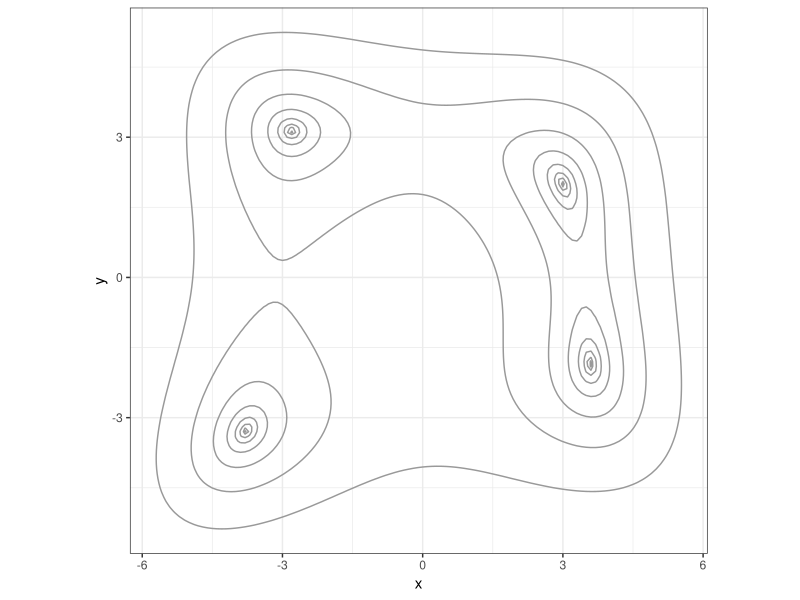
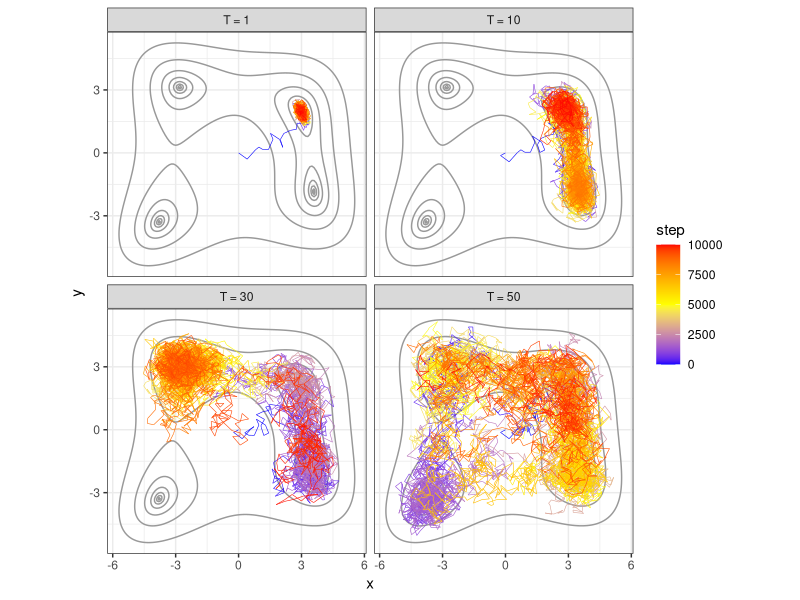
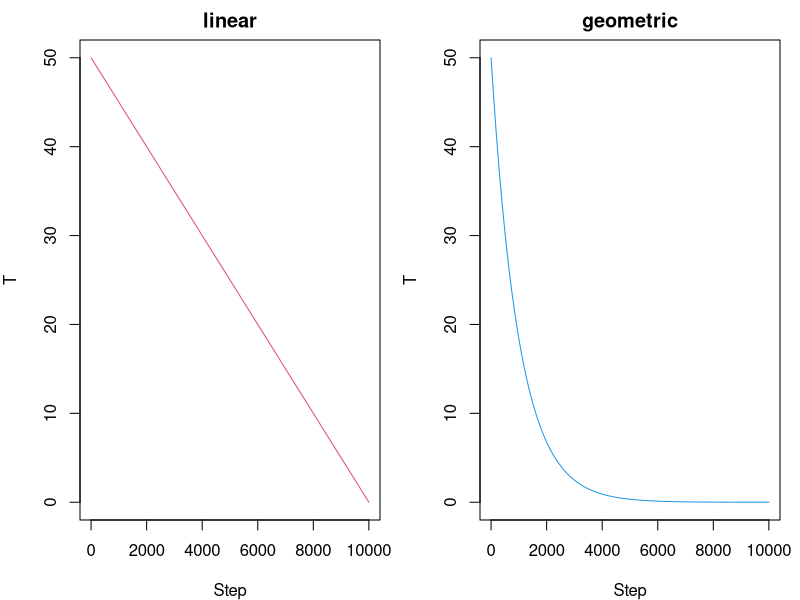
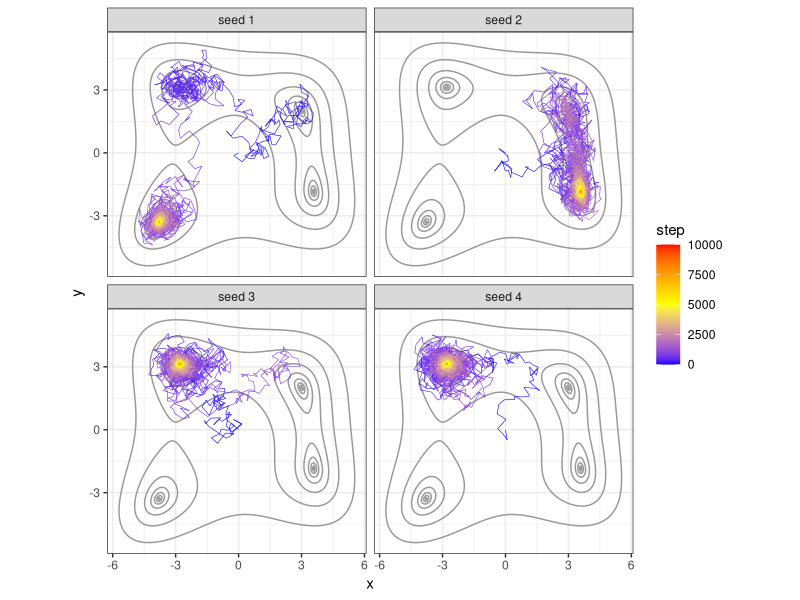
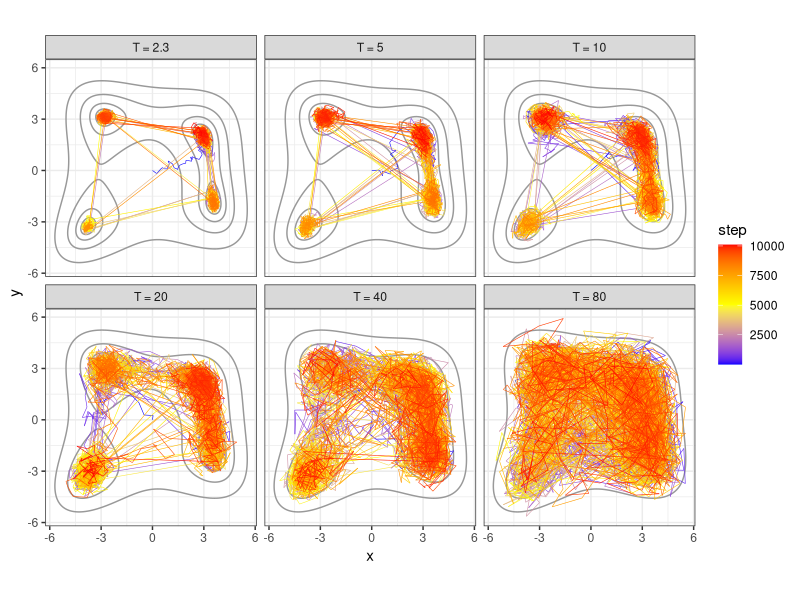
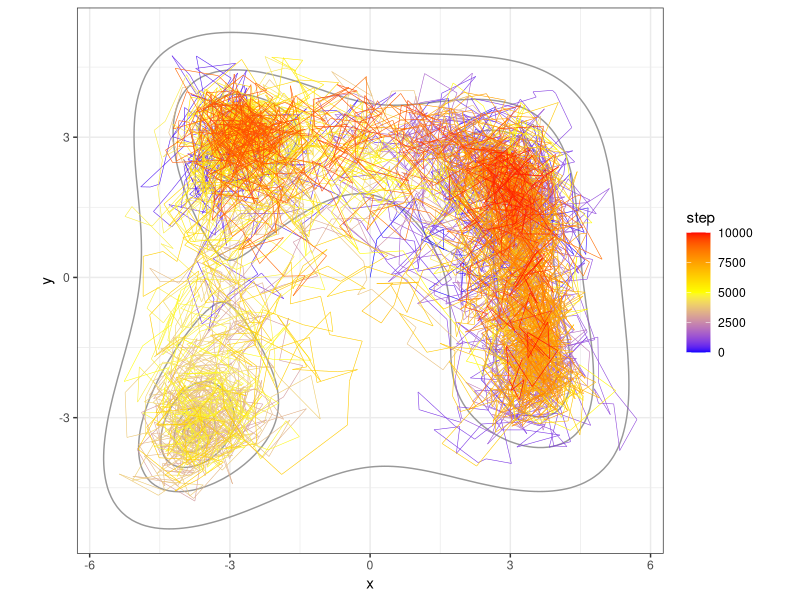
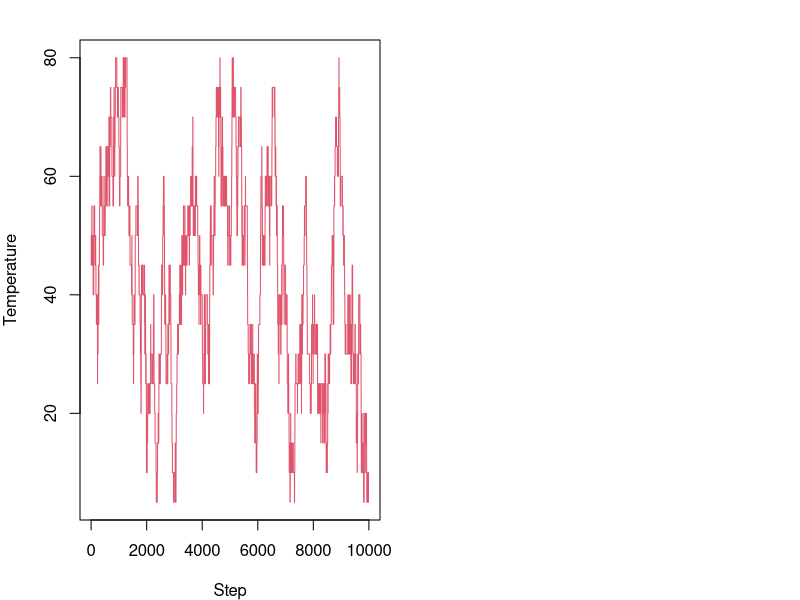

Source code (R) for these figures, in order:
## ---- chunk 1
#| fig-width: 5
#| fig-height: 5
#| out-width: "60%"
library(ggplot2)
f_Himmelblau <- function(x) (x[1]^2 + x[2] - 11)^2 + (x[1] + x[2]^2 - 7)^2

# contour of the landscape, reused as a background throughout the chapter
grid_df <- expand.grid(x = seq(-6, 6, 0.1), y = seq(-6, 6, 0.1))
grid_df$z <- apply(grid_df, 1, f_Himmelblau)
base_contour <- function()
  list(geom_contour(data = grid_df, aes(x, y, z = z), breaks = 10^seq(-2, 2.5, 0.5),
                    colour = "grey60"),
       scale_colour_gradientn(colours = c("blue", "yellow", "red"), name = "step"),
       coord_fixed(), theme_bw())

ggplot() + base_contour()
## ---- chunk 2
# Metropolis-Hastings sampler for a cost function func
mh <- function(n, func, x0, nstep, dx_max, temp, ifprint = FALSE) {
  x <- matrix(0, nstep + 1, n); e <- numeric(nstep + 1)
  x[1, ] <- x0; e[1] <- func(x0); num_accept <- 0
  for (i in 1:nstep) {
    xnew <- x[i, ] + runif(n, -dx_max, dx_max)
    de <- func(xnew) - e[i]
    if (de < 0 || runif(1) < exp(-de / temp)) {
      x[i + 1, ] <- xnew; e[i + 1] <- e[i] + de; num_accept <- num_accept + 1
    } else { x[i + 1, ] <- x[i, ]; e[i + 1] <- e[i] }
  }
  rate <- num_accept / nstep
  if (ifprint) cat("acceptance rate", rate, "\n")
  list(x = x, e = e, rate = rate)
}
## ---- chunk 3
#| fig-width: 8
#| fig-height: 8
#| out-width: "85%"
# sample at four temperatures, each starting from the origin
nstep <- 10^4
traj_all <- do.call(rbind, lapply(c(1, 10, 30, 50), function(temp) {
  set.seed(1)
  r <- mh(2, f_Himmelblau, c(0, 0), nstep, dx_max = 0.5, temp = temp)
  data.frame(x = r$x[, 1], y = r$x[, 2], step = 0:nstep, temp = paste0("T = ", temp))
}))
traj_all$temp <- factor(traj_all$temp, levels = paste0("T = ", c(1, 10, 30, 50)))
ggplot() + base_contour() +
  geom_path(data = traj_all, aes(x, y, colour = step), linewidth = 0.2) +
  facet_wrap(~temp)
## ---- chunk 4
# simulated annealing with a linear or geometric cooling schedule
sa <- function(n, func, nstep, dx_max, temp_max, schedule = "geometric", scaling = 0.999) {
  t <- if (schedule == "linear") seq(temp_max, 0, length.out = nstep + 1)
       else temp_max * scaling^(0:nstep)
  x <- matrix(0, nstep + 1, n); e <- numeric(nstep + 1); e[1] <- func(x[1, ])
  for (i in 1:nstep) {
    xnew <- x[i, ] + runif(n, -dx_max, dx_max)
    de <- func(xnew) - e[i]
    if (de < 0 || runif(1) < exp(-de / t[i])) {
      x[i + 1, ] <- xnew; e[i + 1] <- e[i] + de
    } else { x[i + 1, ] <- x[i, ]; e[i + 1] <- e[i] }
  }
  list(x = x, e = e, t = t)
}
## ---- chunk 5
#| fig-width: 7
#| fig-height: 3.2
#| out-width: "80%"
#| rmar: false
# the two cooling schedules
nstep <- 10^4
par(mfrow = c(1, 2), mar = c(4, 4, 2, 1))
plot(seq(50, 0, length.out = nstep + 1), type = "l", col = 2, xlab = "Step",
     ylab = "T", main = "linear")
plot(50 * 0.999^(0:nstep), type = "l", col = 4, xlab = "Step", ylab = "T", main = "geometric")
## ---- chunk 6
#| fig-width: 8
#| fig-height: 8
#| out-width: "85%"
# four independent geometric-cooling runs; different seeds land in different minima
traj_all <- do.call(rbind, lapply(1:4, function(seed) {
  set.seed(seed)
  r <- sa(2, f_Himmelblau, nstep, dx_max = 0.5, temp_max = 50, scaling = 0.999)
  data.frame(x = r$x[, 1], y = r$x[, 2], step = 0:nstep, seed = paste0("seed ", seed))
}))
ggplot() + base_contour() +
  geom_path(data = traj_all, aes(x, y, colour = step), linewidth = 0.2) +
  facet_wrap(~seed)
## ---- chunk 7
# parallel tempering over nrep replicas at increasing temperatures
pt_multi <- function(n, func, x0, nrep, niter, nstep, dx_max, temp, ifprint = FALSE) {
  x <- lapply(1:nrep, function(j) matrix(0, niter * (nstep + 1), n))
  e <- matrix(0, niter * (nstep + 1), nrep)
  for (j in 1:nrep) x[[j]][1, ] <- x0[j, ]
  num_accept <- num_proposed <- numeric(nrep - 1)
  for (i in 1:niter) {
    start <- (i - 1) * (nstep + 1) + 1; end <- i * (nstep + 1)
    res <- lapply(1:nrep, function(j) mh(n, func, x[[j]][start, ], nstep, dx_max[j], temp[j]))
    for (j in 1:nrep) { x[[j]][start:end, ] <- res[[j]]$x; e[start:end, j] <- res[[j]]$e }
    if (i == niter) break
    for (j in 1:nrep) { x[[j]][end + 1, ] <- x[[j]][end, ]; e[end + 1, j] <- e[end, j] }
    j_seq <- if (i %% 2 == 1) seq(3, nrep, 2) else seq(2, nrep, 2)   # alternate swap rounds
    for (j in j_seq) {
      num_proposed[j - 1] <- num_proposed[j - 1] + 1
      a <- exp((e[end, j - 1] - e[end, j]) * (1 / temp[j - 1] - 1 / temp[j]))
      if (runif(1) < a) {
        num_accept[j - 1] <- num_accept[j - 1] + 1
        x[[j - 1]][end + 1, ] <- x[[j]][end, ]; x[[j]][end + 1, ] <- x[[j - 1]][end, ]
        e[end + 1, j - 1] <- e[end, j]; e[end + 1, j] <- e[end, j - 1]
      }
    }
  }
  if (ifprint) cat("swap acceptance:", num_accept / num_proposed, "\n")
  list(x = x, e = e)
}
## ---- chunk 8
#| fig-width: 9
#| fig-height: 6
#| out-width: "92%"
set.seed(1)
nrep <- 6; niter <- 100; nstep <- 100
temp <- c(2.3, 5, 10, 20, 40, 80); dx_max <- c(0.3, 0.5, 0.7, 1, 1.5, 2.5)
res_pt <- pt_multi(2, f_Himmelblau, matrix(0, nrep, 2), nrep, niter, nstep, dx_max, temp, ifprint = TRUE)

ntot <- niter * (nstep + 1)
traj_all <- do.call(rbind, lapply(1:nrep, function(j) {
  data.frame(x = res_pt$x[[j]][, 1], y = res_pt$x[[j]][, 2], step = 1:ntot,
             rep = factor(paste0("T = ", temp[j]), levels = paste0("T = ", temp)))
}))
ggplot() + base_contour() +
  geom_path(data = traj_all, aes(x, y, colour = step), linewidth = 0.2) +
  facet_wrap(~rep)
## ---- chunk 9
# simulated tempering: one chain, temperature random-walks a discrete ladder
st <- function(n, func, x0, nstep, alpha, dx_max, temp_all, weight_all, ifprint = FALSE) {
  ntemp <- length(temp_all)
  x <- matrix(0, nstep + 1, n); ind_t <- integer(nstep + 1); e <- numeric(nstep + 1)
  x[1, ] <- x0; ind_t[1] <- sample(ntemp, 1); e[1] <- func(x0)
  for (i in 1:nstep) {
    temp <- temp_all[ind_t[i]]
    if (runif(1) <= alpha) {                       # spatial MH move
      ind_t[i + 1] <- ind_t[i]
      xnew <- x[i, ] + runif(n, -dx_max, dx_max); de <- func(xnew) - e[i]
      if (de < 0 || runif(1) < exp(-de / temp)) { x[i + 1, ] <- xnew; e[i + 1] <- e[i] + de }
      else { x[i + 1, ] <- x[i, ]; e[i + 1] <- e[i] }
    } else {                                        # temperature move
      ind_new <- if (sample(2, 1) == 1) max(1, ind_t[i] - 1) else min(ind_t[i] + 1, ntemp)
      temp_new <- temp_all[ind_new]
      a <- weight_all[ind_new] / weight_all[ind_t[i]] * exp(-e[i] * (1 / temp_new - 1 / temp))
      ind_t[i + 1] <- if (runif(1) < a) ind_new else ind_t[i]
      x[i + 1, ] <- x[i, ]; e[i + 1] <- e[i]
    }
  }
  list(x = x, e = e, ind_t = ind_t)
}
## ---- chunk 10
#| fig-width: 9
#| fig-height: 4
#| out-width: "92%"
set.seed(1)
nstep <- 10^4
temp_all <- seq(5, 80, 5); weight_all <- seq(5, 1, length.out = length(temp_all))
res_st <- st(2, f_Himmelblau, numeric(2), nstep, alpha = 0.9, dx_max = 1,
             temp_all = temp_all, weight_all = weight_all)

traj <- data.frame(x = res_st$x[, 1], y = res_st$x[, 2], step = 0:nstep)
g1 <- ggplot() + base_contour() +
  geom_path(data = traj, aes(x, y, colour = step), linewidth = 0.2)
print(g1)
plot(0:nstep, temp_all[res_st$ind_t], type = "l", col = 2, xlab = "Step", ylab = "Temperature")
